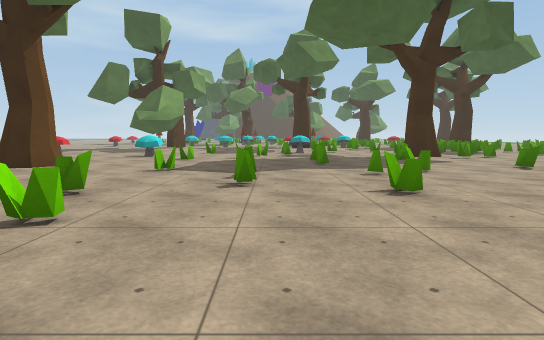
[1] (above)

22 first-person views from a walk through a 3-D level made in the Unity game engine. The camera is 1.3 m above the floor, tilts 6° down and sees 80° across. The floor is counted in squares, 2 m on a side. Each view is taken from the middle of a square. On the plan, view 1 faces up. The plan holds only what a view shows up to about 10 squares ahead; the rest is blank. The place goes on beyond the plan. Some animated figures are not drawn. Some surface patterns are stand-ins.

[2]
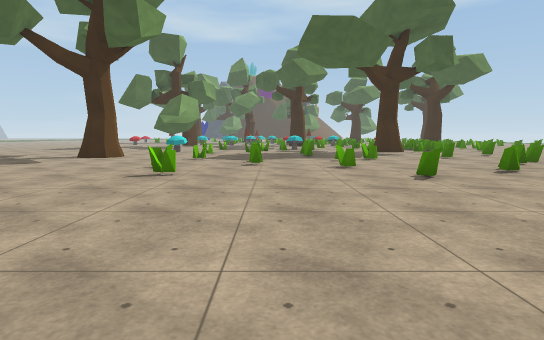

[3]
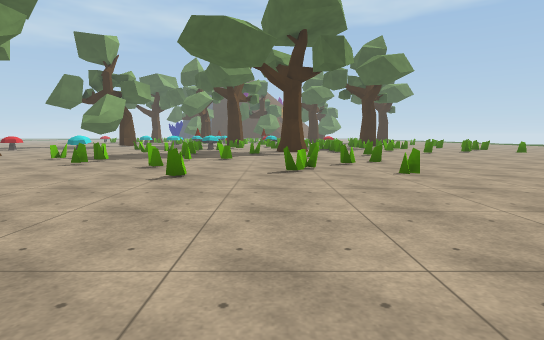

[4]
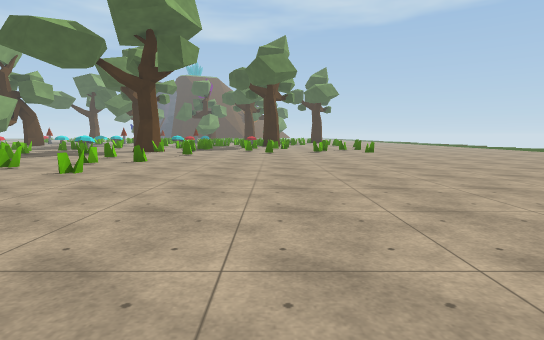

[5]
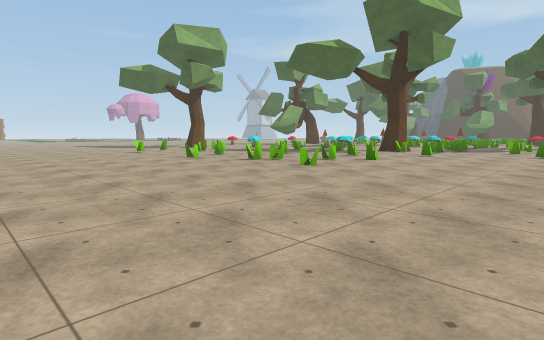

[6]
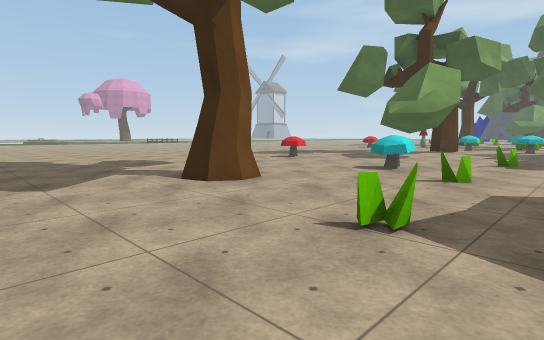

[7]
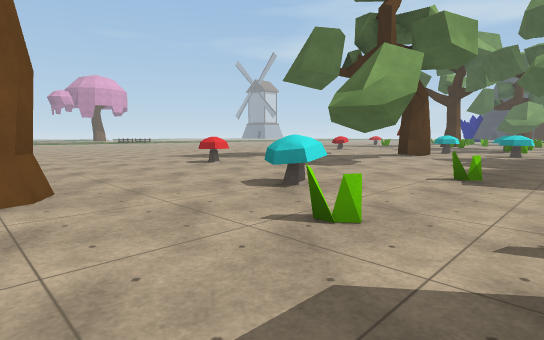

[8]
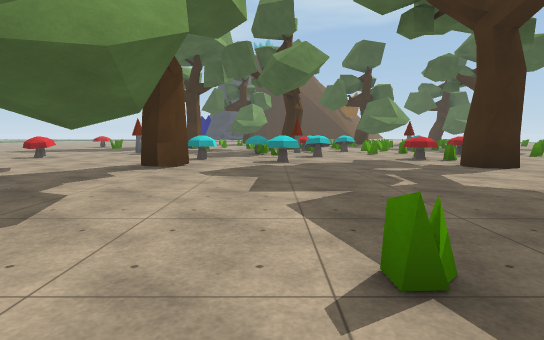

[9]
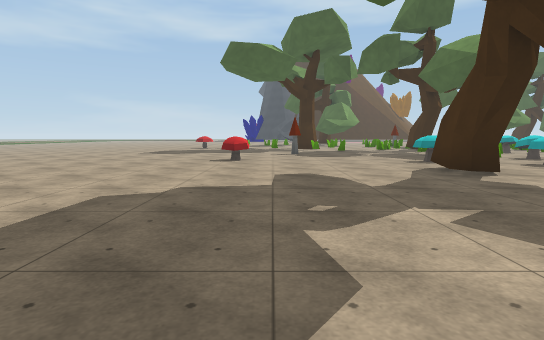

[10]
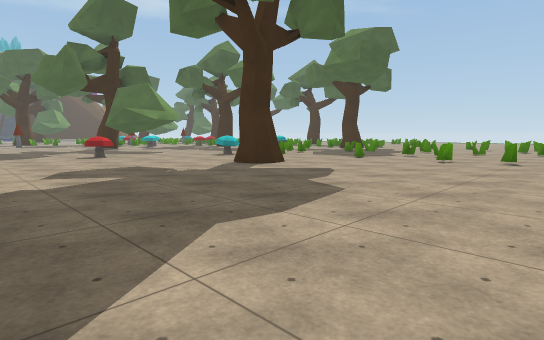

[11]
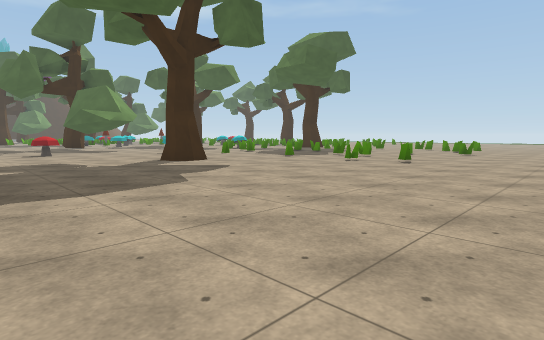

[12]
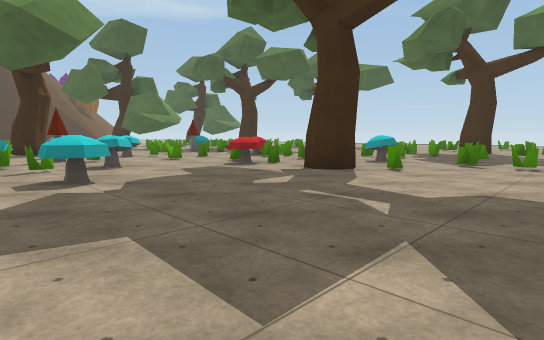

[13]
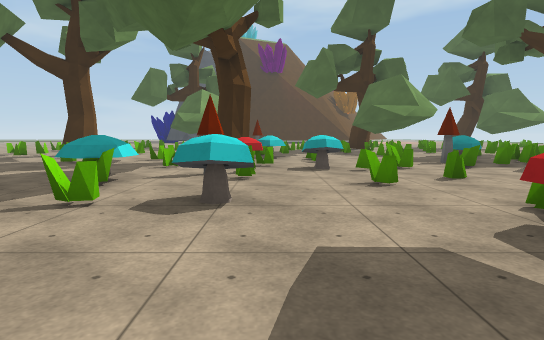

[14]
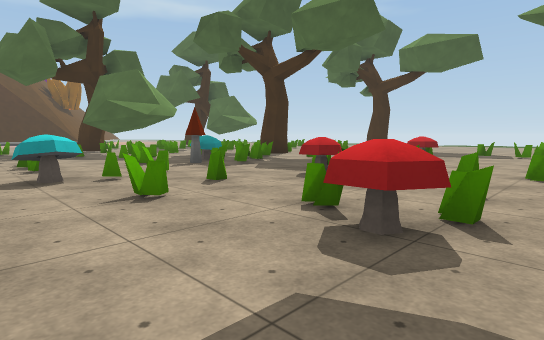

[15]
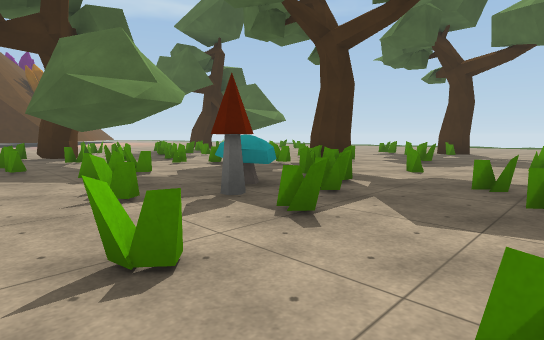

[16]
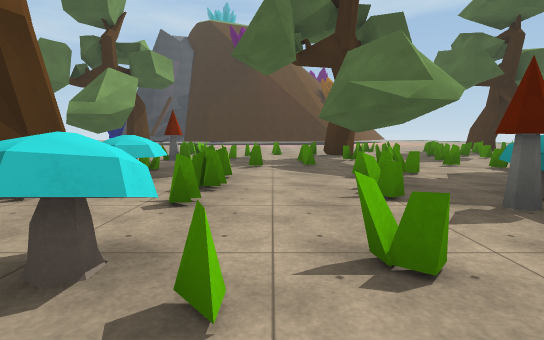

[17]
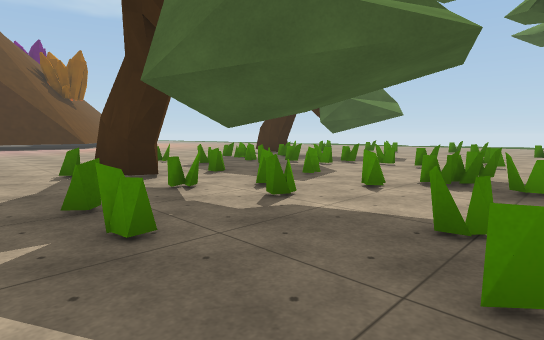

[18]
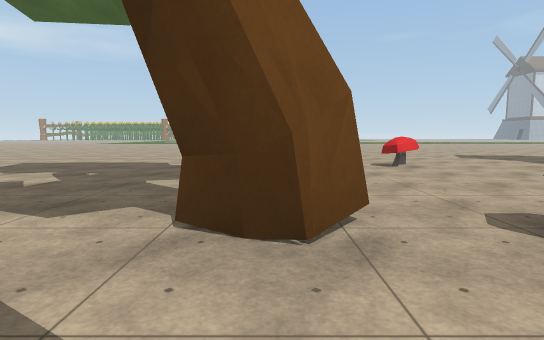

[19]
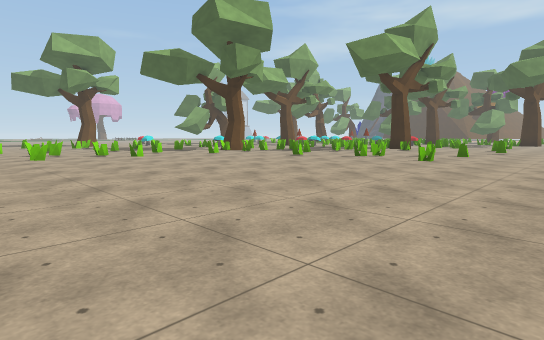

[20]
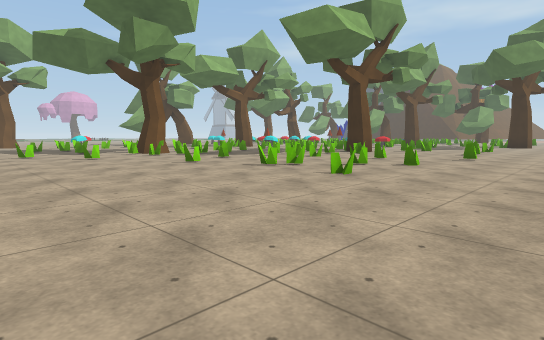

[21]
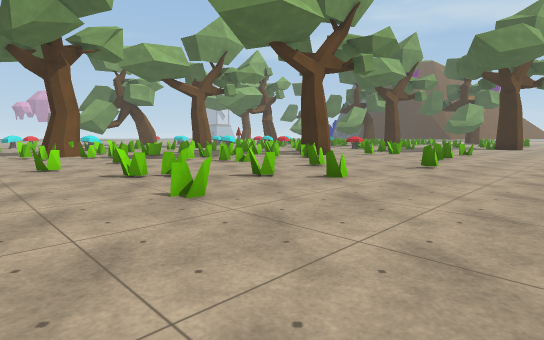

[22]
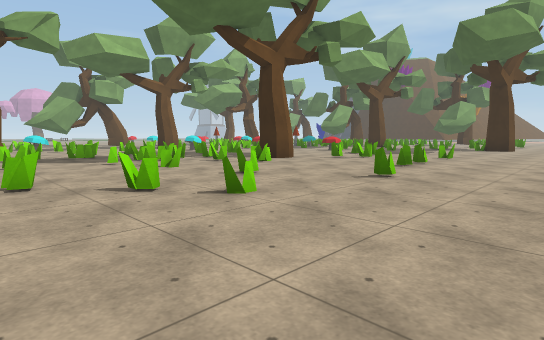

### Floor plan
Key: @ floor where view 1 was taken; # wall or solid block; . floor; = window, fence, low wall or low ledge; M mushroom; T tree.
Columns run from 11 left of view 1 to 17 right of it. Each row starts with its distance up from view 1.
 40              ..
 39              ...
 38              ...
 37              ..
 36              .. =.=
 35              .....=
 34              .T.=....
 33            =..#.===..
 32            =.......=.=.
 31           =..=T#........
 30           =.==#.=..=.=.=.
 29           =...=..=.......=
 28   =.T     #=.=....#T..
 27   .....= T#=.=..==....=  T
 26    ..=...T==..MM==..=... T
 25     ....=#=M..==..=......
 24 ..   ....M=.==...=.=..=..
 23 ...   .M..=..=..=
 22 ........=......M   .M.    ..
 21 .M......=M..=.= ......=  ...
 20 ......M.....M==....=..==.=..
 19 ........M.......=      =....
 18 ......T.....TT.M=.   T=..=..
 17 .............#...==  T...=..
 16 ...............===..=#=.....
 15 ...............=....==....=..
 14 .............       =...=....
 13 ...........      ==.===......
 12 ...M.....=.     =#=.....==...
 11 ...........     #==.=........
 10 .......M....... T==....=.=...
  9 .........==..........=.......
  8 ............=.....=..........
  7 .....TT.........=............
  6 .........=....=..............
  5 ...........=.=....=..........
  4 .........=.==....=...........
  3 ...............==.=..........
  2 .........=...=...............
  1 .............................
  0  ..........@.............
 -1  ......  ...............
 -2          ..............
 -3            .   . ......

Where each view was taken, in squares from view 1:
view 1: 0 up, 0 right, facing up
view 2: 3 down, 0 right, facing up
view 3: 3 down, 4 right, facing up
view 4: 3 down, 10 right, facing up
view 5: 3 down, 11 right, facing up-left
view 6: 4 up, 1 left, facing up-left
view 7: 7 up, 1 left, facing up-left
view 8: 11 up, 3 left, facing up
view 9: 12 up, 9 left, facing up
view 10: 1 up, 11 left, facing up-right
view 11: 1 down, 10 left, facing up-right
view 12: 14 up, 4 left, facing up-right
view 13: 18 up, 1 left, facing up
view 14: 19 up, 1 left, facing up-right
view 15: 23 up, 1 right, facing up-right
view 16: 23 up, 1 right, facing up
view 17: 28 up, 1 right, facing up-right
view 18: 18 up, 3 left, facing left
view 19: 1 up, 17 right, facing up-left
view 20: 5 up, 17 right, facing up-left
view 21: 8 up, 17 right, facing up-left
view 22: 10 up, 17 right, facing up-left
